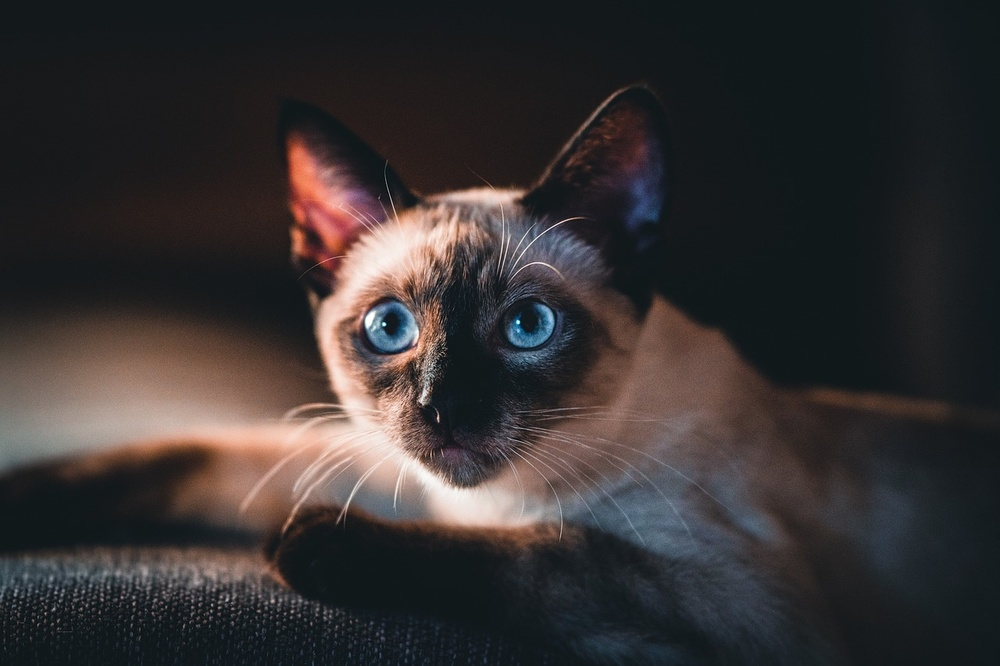
#> input picture Lab-02/input.jpg, 1000 x 666 px, shrunk from 1280 x 853 before the run
$ jupyter execute contrast_stretching.ipynb
#> lines starting #> are read from the running program, lines starting #| are printed output that depends on the picture
[cell 1]
# contrast_stretching.py

from PIL import Image
import numpy as np
import matplotlib.pyplot as plt

def contrast_stretching(input_path, output_path):
    # Open the image and convert to grayscale
#> called with input_path = 'input.jpg', output_path = 'contrast_stretch.jpg'
    img = Image.open(input_path).convert("L")
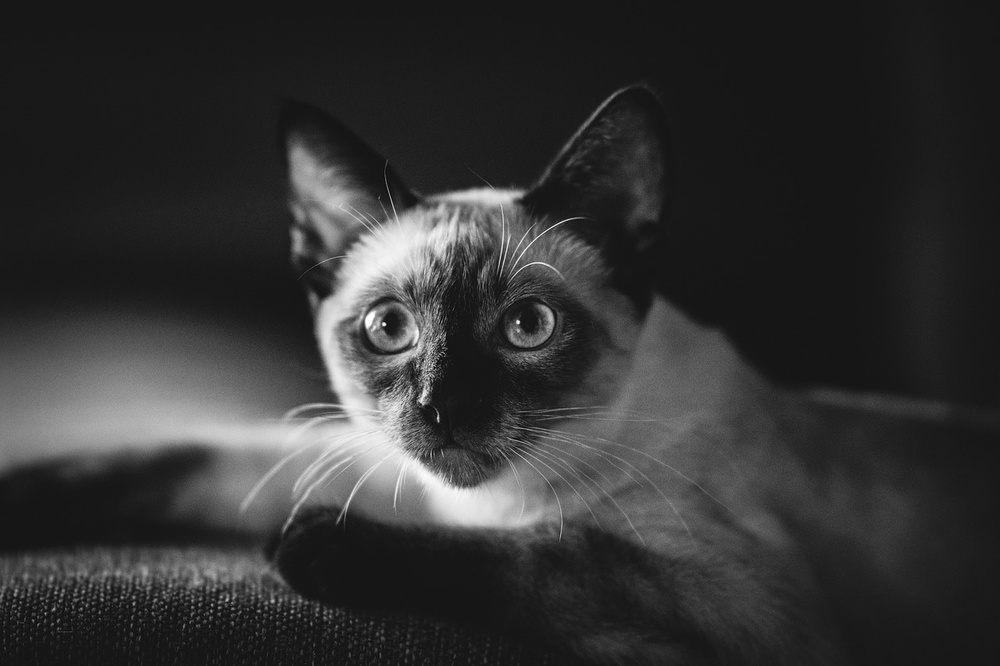
#> img: PIL image 1000x666 L; min 1, max 255, mean 51
    img_array = np.array(img)

    # Get minimum and maximum pixel values
    min_val = np.min(img_array)
#> min_val = 1
    max_val = np.max(img_array)
#> max_val = 255

    # Apply contrast stretching formula: (pixel - min) * (255 / (max - min))
    stretched_array = (img_array - min_val) * (255 / (max_val - min_val))
    stretched_img = Image.fromarray(stretched_array.astype(np.uint8))

    # Save and display the original and enhanced images
    stretched_img.save(output_path)

    # Plot the original and stretched images side-by-side
    plt.figure(figsize=(10, 5))

    # Display original image
    plt.subplot(1, 2, 1)
    plt.imshow(img, cmap="gray")
    plt.title("Original Image")
    plt.axis("off")

    # Display contrast-stretched image
    plt.subplot(1, 2, 2)
    plt.imshow(stretched_img, cmap="gray")
    plt.title("Contrast-Stretched Image")
    plt.axis("off")

    plt.show()
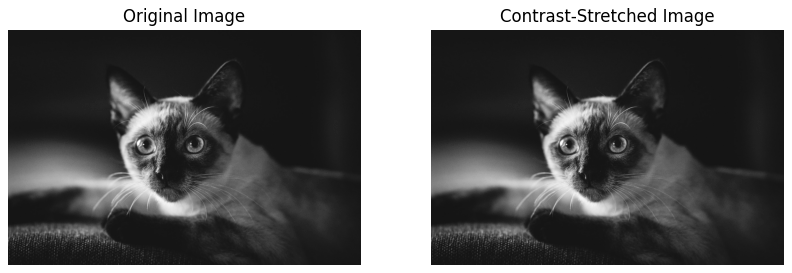
#> figure drawn by matplotlib, 2 panels

# Example usage
if __name__ == "__main__":
    input_path = "input.jpg"         # Replace with your input image path
    output_path = "contrast_stretch.jpg"  # Desired output image path
    contrast_stretching(input_path, output_path)
    print(f"Contrast-stretched image saved as {output_path}")
